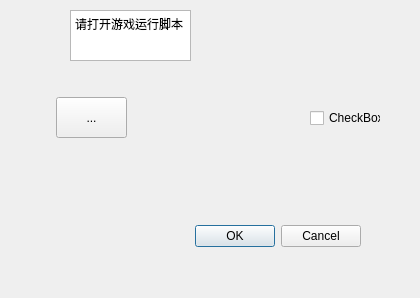
<?xml version="1.0" encoding="UTF-8"?>
<ui version="4.0">
 <class>dialog</class>
 <widget class="QDialog" name="dialog">
  <property name="enabled">
   <bool>true</bool>
  </property>
  <property name="geometry">
   <rect>
    <x>0</x>
    <y>0</y>
    <width>420</width>
    <height>298</height>
   </rect>
  </property>
  <property name="windowTitle">
   <string>气球塔防6自动刷图脚本</string>
  </property>
  <widget class="QDialogButtonBox" name="buttonBox">
   <property name="geometry">
    <rect>
     <x>20</x>
     <y>220</y>
     <width>341</width>
     <height>32</height>
    </rect>
   </property>
   <property name="orientation">
    <enum>Qt::Horizontal</enum>
   </property>
   <property name="standardButtons">
    <set>QDialogButtonBox::Cancel|QDialogButtonBox::Ok</set>
   </property>
  </widget>
  <widget class="QCheckBox" name="checkBox">
   <property name="geometry">
    <rect>
     <x>310</x>
     <y>110</y>
     <width>71</width>
     <height>16</height>
    </rect>
   </property>
   <property name="text">
    <string>CheckBox</string>
   </property>
  </widget>
  <widget class="QTextBrowser" name="textBrowser">
   <property name="geometry">
    <rect>
     <x>70</x>
     <y>10</y>
     <width>121</width>
     <height>51</height>
    </rect>
   </property>
   <property name="html">
    <string>&lt;!DOCTYPE HTML PUBLIC &quot;-//W3C//DTD HTML 4.0//EN&quot; &quot;http://www.w3.org/TR/REC-html40/strict.dtd&quot;&gt;
&lt;html&gt;&lt;head&gt;&lt;meta name=&quot;qrichtext&quot; content=&quot;1&quot; /&gt;&lt;style type=&quot;text/css&quot;&gt;
p, li { white-space: pre-wrap; }
&lt;/style&gt;&lt;/head&gt;&lt;body style=&quot; font-family:'SimSun'; font-size:9pt; font-weight:400; font-style:normal;&quot;&gt;
&lt;p style=&quot; margin-top:0px; margin-bottom:0px; margin-left:0px; margin-right:0px; -qt-block-indent:0; text-indent:0px;&quot;&gt;请打开游戏运行脚本&lt;/p&gt;&lt;/body&gt;&lt;/html&gt;</string>
   </property>
  </widget>
  <widget class="QToolButton" name="toolButton">
   <property name="geometry">
    <rect>
     <x>56</x>
     <y>97</y>
     <width>71</width>
     <height>41</height>
    </rect>
   </property>
   <property name="text">
    <string>...</string>
   </property>
  </widget>
 </widget>
 <resources/>
 <connections>
  <connection>
   <sender>buttonBox</sender>
   <signal>accepted()</signal>
   <receiver>dialog</receiver>
   <slot>accept()</slot>
   <hints>
    <hint type="sourcelabel">
     <x>248</x>
     <y>254</y>
    </hint>
    <hint type="destinationlabel">
     <x>157</x>
     <y>274</y>
    </hint>
   </hints>
  </connection>
  <connection>
   <sender>buttonBox</sender>
   <signal>rejected()</signal>
   <receiver>dialog</receiver>
   <slot>reject()</slot>
   <hints>
    <hint type="sourcelabel">
     <x>316</x>
     <y>260</y>
    </hint>
    <hint type="destinationlabel">
     <x>286</x>
     <y>274</y>
    </hint>
   </hints>
  </connection>
 </connections>
</ui>
